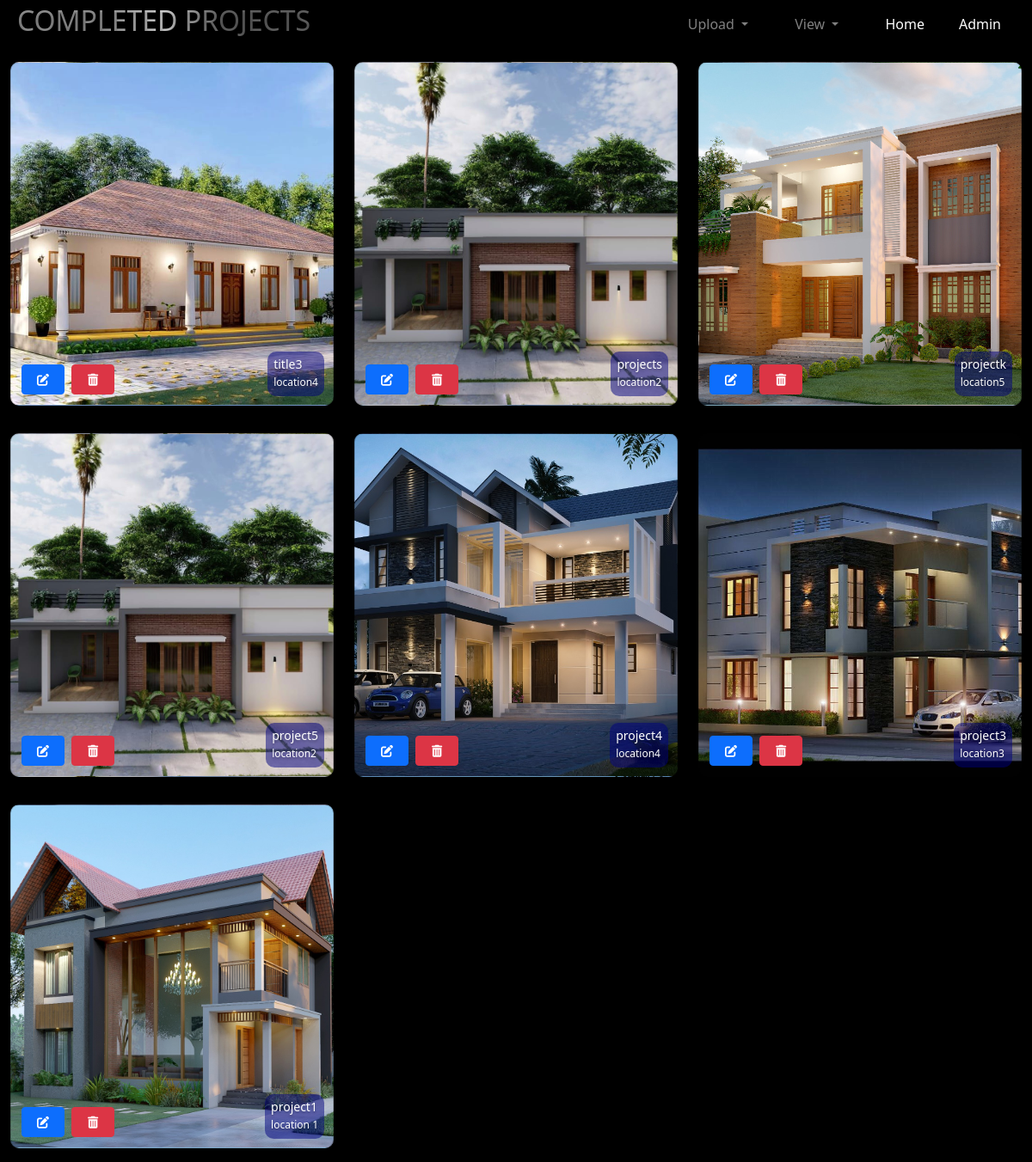
Screenshot of /viewcomplete/ with the database file from the repository.
### cadapp/models.py (models this page shows, shortened)
class  Complete(models.Model):
    photo = models.ImageField(upload_to='gallery', blank=True, null=True)
    photo1 = models.ImageField(upload_to='gallery', blank=True, null=True)
    photo2 = models.ImageField(upload_to='gallery', blank=True, null=True)
    photooptional = models.ImageField(upload_to='gallery', blank=True, null=True)
    photooptional1 = models.ImageField(upload_to='gallery', blank=True, null=True)
    photooptional2 = models.ImageField(upload_to='gallery', blank=True, null=True)
    pic=models.ImageField(upload_to='gallery')
    title=models.CharField(max_length=700)
    location=models.CharField(max_length=500)
    created_at = models.DateTimeField(auto_now_add=True)

### cadapp/views.py (the view)
# urls.py: path('viewcomplete/',views.viewcomplete,name='viewcomplete'),
def viewcomplete(request):
    complete=Complete.objects.all().order_by('-created_at')
    context={'completed_list':complete}
    return render(request,'editcomplete.html',context)

### templates/editcomplete.html (shortened to what this page needs)
{% load static %}
<!DOCTYPE html>
<html lang="en">
<head>
    <link rel="stylesheet" href="https://stackpath.bootstrapcdn.com/bootstrap/4.5.2/css/bootstrap.min.css">
    <link rel="stylesheet" href="https://cdnjs.cloudflare.com/ajax/libs/font-awesome/6.5.2/css/all.min.css" />
    <link href="https://cdn.jsdelivr.net/npm/bootstrap@5.3.3/dist/css/bootstrap.min.css" rel="stylesheet">
    <link rel="stylesheet" href="{% static 'style1.css' %}">
</head>
<body>
<div class="sticky-top bg-dark bg-light-radial shadow-sm px-0">
    <nav class="navbar navbar-expand-lg navbar-dark py-3 py-lg-0 mx-0">
        <div class="container-fluid">
            <a href="" class="navbar-brand">
                <h1 class="steel-text">COMPLETED PROJECTS</h1>
            </a>
        <div class="collapse navbar-collapse" id="navbarCollapse">
            <div class="navbar-nav ms-auto py-0">
                <div class="nav-item dropdown">
                    <a href="#" class="nav-link dropdown-toggle mr-2" id="navbarDropdown" role="button" data-bs-toggle="dropdown" aria-expanded="false">
                        Upload
                    </a>
                </div>
                <div class="nav-item dropdown">
                    <a href="#" class="nav-link dropdown-toggle mr-2" id="navbarDropdown2" role="button" data-bs-toggle="dropdown" aria-expanded="false">
                        View
                    </a>
                </div>
                <a href="{% url 'credential:index' %}" class="nav-item nav-link active mr-4">Home</a>
                <a href="{% url 'credential:dashboard' %}" class="nav-item nav-link active mr-2">Admin</a>
            </div>
        </div>
    </nav>
</div>
<div class="container-fluid">
    <div class="row">
        {% for completed in completed_list %}
        <div class="col-md-4 col-sm-6 mb-3 mt-3" >
            <div class="card" style="background-image: url('{{ completed.pic.url }}');">
                <div class="card-body" data-toggle="modal" data-target="#completedProjectModal{{ completed.id }}">
                    <h5 class="card-title">{{ completed.title }}</h5>
                    <p class="card-text">{{ completed.location }}</p>
                </div>
                 <div class="button-group">
                        <button class="btn btn-primary btn-sm"style="width:50px;height:35px;margin:2px;" onclick="editComplete({{ completed.id }})"><i class="fa-solid fa-pen-to-square"></i></button>
                        <button class="btn btn-danger btn-sm" style="width:50px;height:35px;margin:2px;" onclick="deleteComplete({{ completed.id }})"><i class="fa-solid fa-trash-can"></i></button>
               </div>
            </div>
        </div>
        {% endfor %}
    </div>
</div>
</body>
</html>

### static/style1.css (style rules this page uses)
.card { background-color:dark; padding:5px; border-radius:5px; title-color:grey }

### templates/editcomplete.html (style rules this page uses)
body { background-color:black; background-size: cover; background-repeat: no-repeat; background-attachment: fixed; overflow-x: hidden; }
.steel-text { color: transparent; background: linear-gradient(to right, #999 30%, #ddd 50%, #666 70%); -webkit-background-clip: text; background-clip: text; text-shadow: 0 2px 3px rgba(0, 0, 0, 0.3); font-size: 2rem; }
.navbar { background-color:black; padding: 0.5rem; display: flex; justify-content: space-between; align-items: center; position: relative; z-index: 999; }
.navbar-nav { justify-content: flex-end; }
.nav-item:not(:last-child) { margin-right: 30px; }
.navbar-brand { margin-left: 0; }
.card { border-radius: 10px; background-size: cover; background-position: center; height: 400px; position: relative; color: white; text-shadow: 0 2px 3px rgba(0, 0, 0, 0.3); }
.card-body { position: absolute; bottom: 0; right: 0; background-color: rgba(0, 0, 128, 0.5); padding: 5px; border-radius: 10px; margin: 10px; width: auto; max-width: 80%; }
.card-title { padding: 2px; font-size: 0.875rem; margin-bottom: 0; }
.card-text { padding: 2px; font-size: 0.75rem; margin-bottom: 0; }
.button-group { position: absolute; bottom: 10px; left: 10px; }
.btn { margin-right: 5px; }

### rows the page displays
Complete: pic (picture), title "title3", location "location4"
Complete: pic (picture), title "projects", location "location2"
Complete: pic (picture), title "projectk", location "location5"
Complete: pic (picture), title "project5", location "location2"
Complete: pic (picture), title "project4", location "location4", {{ completed.id }} 5 (drawn)
Complete: pic (picture), title "project3", location "location3"
Complete: pic (picture), title "project1", location "location 1"
